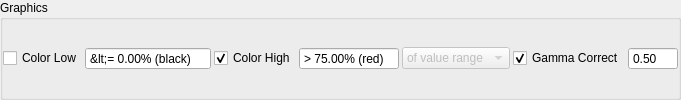
        <widget class="QGroupBox" name="groupBox_Res_GraphicsParam">
         <property name="title">
          <string>Graphics</string>
         </property>
         <property name="flat">
          <bool>true</bool>
         </property>
         <layout class="QGridLayout" name="gridLayout_7">
          <property name="leftMargin">
           <number>0</number>
          </property>
          <property name="topMargin">
           <number>3</number>
          </property>
          <property name="rightMargin">
           <number>0</number>
          </property>
          <property name="bottomMargin">
           <number>3</number>
          </property>
          <property name="spacing">
           <number>3</number>
          </property>
          <item row="0" column="6">
           <widget class="QDoubleSpinBox" name="doubleSpinBox_Res_TimeProjSum_Gamma">
            <property name="sizePolicy">
             <sizepolicy hsizetype="Preferred" vsizetype="Fixed">
              <horstretch>0</horstretch>
              <verstretch>0</verstretch>
             </sizepolicy>
            </property>
            <property name="minimumSize">
             <size>
              <width>50</width>
              <height>0</height>
             </size>
            </property>
            <property name="buttonSymbols">
             <enum>QAbstractSpinBox::NoButtons</enum>
            </property>
            <property name="singleStep">
             <double>0.100000000000000</double>
            </property>
            <property name="value">
             <double>0.500000000000000</double>
            </property>
           </widget>
          </item>
          <item row="0" column="3">
           <widget class="QDoubleSpinBox" name="doubleSpinBox_Res_TimeProjSum_ColorHigh">
            <property name="sizePolicy">
             <sizepolicy hsizetype="Preferred" vsizetype="Fixed">
              <horstretch>0</horstretch>
              <verstretch>0</verstretch>
             </sizepolicy>
            </property>
            <property name="minimumSize">
             <size>
              <width>100</width>
              <height>0</height>
             </size>
            </property>
            <property name="buttonSymbols">
             <enum>QAbstractSpinBox::NoButtons</enum>
            </property>
            <property name="prefix">
             <string>&gt; </string>
            </property>
            <property name="suffix">
             <string>% (red)</string>
            </property>
            <property name="decimals">
             <number>2</number>
            </property>
            <property name="maximum">
             <double>100.000000000000000</double>
            </property>
            <property name="value">
             <double>75.000000000000000</double>
            </property>
           </widget>
          </item>
          <item row="0" column="0">
           <widget class="QCheckBox" name="checkBox_Res_TimeProjSum_ColorLow">
            <property name="sizePolicy">
             <sizepolicy hsizetype="Maximum" vsizetype="Fixed">
              <horstretch>0</horstretch>
              <verstretch>0</verstretch>
             </sizepolicy>
            </property>
            <property name="text">
             <string>Color Low</string>
            </property>
            <property name="checked">
             <bool>false</bool>
            </property>
           </widget>
          </item>
          <item row="0" column="5">
           <widget class="QCheckBox" name="checkBox_Res_TimeProjSum_Gamma">
            <property name="sizePolicy">
             <sizepolicy hsizetype="Maximum" vsizetype="Fixed">
              <horstretch>0</horstretch>
              <verstretch>0</verstretch>
             </sizepolicy>
            </property>
            <property name="text">
             <string>Gamma Correct</string>
            </property>
            <property name="checked">
             <bool>true</bool>
            </property>
           </widget>
          </item>
          <item row="0" column="2">
           <widget class="QCheckBox" name="checkBox_Res_TimeProjSum_ColorHigh">
            <property name="sizePolicy">
             <sizepolicy hsizetype="Maximum" vsizetype="Fixed">
              <horstretch>0</horstretch>
              <verstretch>0</verstretch>
             </sizepolicy>
            </property>
            <property name="text">
             <string>Color High</string>
            </property>
            <property name="checked">
             <bool>true</bool>
            </property>
           </widget>
          </item>
          <item row="0" column="1">
           <widget class="QDoubleSpinBox" name="doubleSpinBox_Res_TimeProjSum_ColorLow">
            <property name="sizePolicy">
             <sizepolicy hsizetype="Preferred" vsizetype="Fixed">
              <horstretch>0</horstretch>
              <verstretch>0</verstretch>
             </sizepolicy>
            </property>
            <property name="minimumSize">
             <size>
              <width>100</width>
              <height>0</height>
             </size>
            </property>
            <property name="buttonSymbols">
             <enum>QAbstractSpinBox::NoButtons</enum>
            </property>
            <property name="prefix">
             <string>&lt;= </string>
            </property>
            <property name="suffix">
             <string>% (black)</string>
            </property>
            <property name="decimals">
             <number>2</number>
            </property>
            <property name="maximum">
             <double>100.000000000000000</double>
            </property>
            <property name="value">
             <double>0.000000000000000</double>
            </property>
           </widget>
          </item>
          <item row="0" column="4">
           <widget class="QComboBox" name="comboBox">
            <property name="enabled">
             <bool>false</bool>
            </property>
            <property name="sizePolicy">
             <sizepolicy hsizetype="Preferred" vsizetype="Fixed">
              <horstretch>0</horstretch>
              <verstretch>0</verstretch>
             </sizepolicy>
            </property>
            <property name="minimumSize">
             <size>
              <width>100</width>
              <height>0</height>
             </size>
            </property>
            <item>
             <property name="text">
              <string>of value range</string>
             </property>
            </item>
            <item>
             <property name="text">
              <string>of nonzero px</string>
             </property>
            </item>
           </widget>
          </item>
         </layout>
        </widget>
